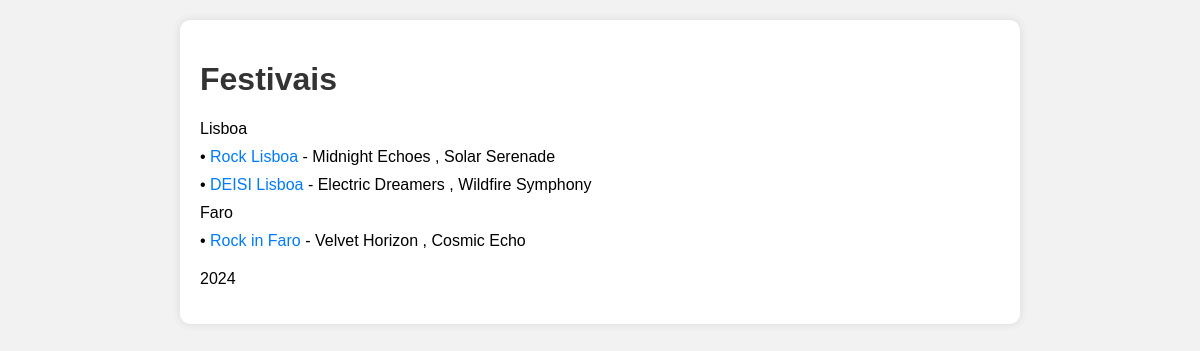
Screenshot of /festivais/ with the database file from the repository.
### festivais/models.py (models this page shows, shortened)
class Localizacao(models.Model):
    cidade = models.CharField(max_length=100)
    pais = models.CharField(max_length=100)

class Festival(models.Model):
    nome = models.CharField(max_length=100)
    localizacao = models.ForeignKey(Localizacao, on_delete=models.CASCADE, related_name='festivais')
    bandas = models.ManyToManyField(Banda, blank=True)
    foto = models.ImageField(upload_to='festivais/', null=True, blank=True)

class Banda(models.Model):
    nome = models.CharField(max_length=100)

### festivais/views.py (the view)
# urls.py: path('', views.localizacao_list, name='localizacao_list'),
def localizacao_list(request):
    localizacoes = Localizacao.objects.all()
    return render(request, 'festivais/localizacao_list.html', {'localizacoes': localizacoes})

### festivais/templates/festivais/localizacao_list.html
{% extends 'festivais/layout.html' %}
{% block content %}
<ul>
    {% for localizacao in localizacoes %}
    <li> {{ localizacao.cidade }}</li>
    <ul>
        {% for festival in localizacao.festivais.all %}
        <li>
             &#8226; <a href="{% url 'festivais:bandas_por_festival' festival.id %}">{{ festival.nome }}</a> -
            {% for banda in festival.bandas.all %}
                {{ banda.nome }}
                {% if not forloop.last %}, {% endif %}
            {% endfor %}
        </li>
        {% endfor %}
    </ul>
    {% endfor %}
</ul>
{% endblock %}

### festivais/templates/festivais/layout.html (style rules this page uses)
body { font-family: Arial, sans-serif; background-color: #f2f2f2; margin: 0; padding: 0; }
ul { list-style-type: none; padding: 0; }
li { margin-bottom: 10px; }
a { text-decoration: none; color: #007bff; }

### rows the page displays
Localizacao: cidade "Lisboa"
Festival: nome "Rock Lisboa"
Banda: nome "Midnight Echoes"
Banda: nome "Solar Serenade"
Festival: nome "DEISI Lisboa"
Banda: nome "Electric Dreamers"
Banda: nome "Wildfire Symphony"
Localizacao: cidade "Faro"
Festival: nome "Rock in Faro"
Banda: nome "Velvet Horizon"
Banda: nome "Cosmic Echo"
